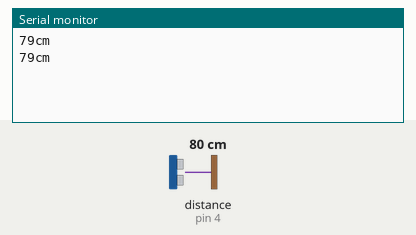
The sketch below on a simulated Arduino Uno, built with avr-gcc and run on an emulated ATmega328P. On the bench: the last lines printed to the serial monitor. Wiring (inferred from the names in the program): ultrasonic range finder: trigger pin 5; echo pin 4. The test bench sets the inputs (shaded band); at power-on: distance to the obstacle (sensor on pin 4) 80 cm. The echo pulse lasts 58.3 µs per cm.

Above: at 3.0 s.
3.1 s: distance to the obstacle (sensor on pin 4) set to 2 cm
At 5.4 s:
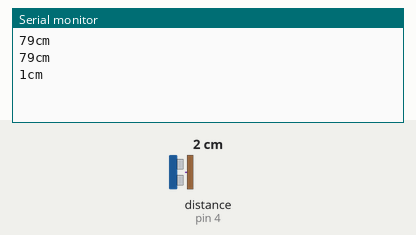
6.1 s: distance to the obstacle (sensor on pin 4) set to 4 cm
At 7.7 s:
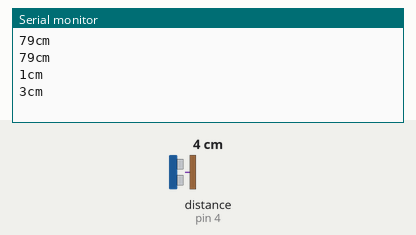
Timing chart, 0 to 9.2 s (numbered marks = the images above; inputs shaded):
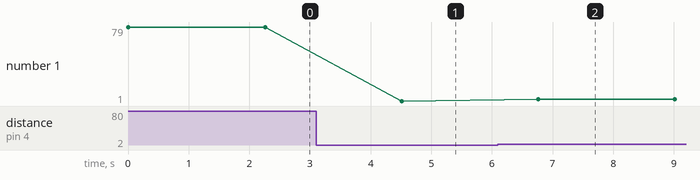

Measured:
- after the input at 3.1 s, the serial monitor: prints a new line after 1.4 s (image 1)
- after the input at 6.1 s, the serial monitor: prints a new line after 0.66 s (image 2)
- plotted number 1: 79 → 1 after the input at 3.1 s, 1 → 3 after the input at 6.1 s

The sketch:

UltraSonic_Led.ino
```cpp
int trigPin = 5;    // Trigger
int echoPin = 4;    // Echo
long duration, cm;

void setup() {
  Serial.begin (9600);

  pinMode(trigPin, OUTPUT);
  pinMode(echoPin, INPUT);
}

void loop()
{
  digitalWrite(trigPin, LOW);
  delayMicroseconds(2);
  digitalWrite(trigPin, HIGH);
  delayMicroseconds(10);
  digitalWrite(trigPin, LOW);

  duration = pulseIn(echoPin, HIGH);

  cm = (duration/2) / 29.1;

  Serial.print(cm);
  Serial.print("cm");
  Serial.println();
  delay(250);

if (cm>=2 && cm<=10)
digitalWrite(10, HIGH);
delay(1000);
digitalWrite(10, LOW);
delay(1000);
}
```
